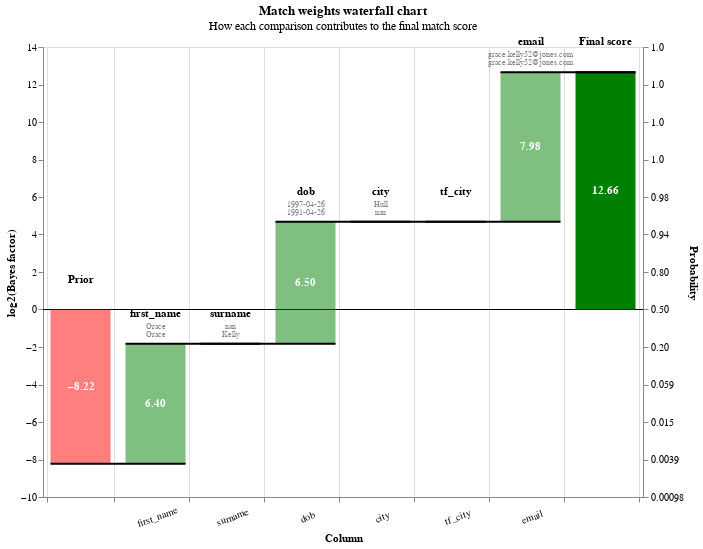

Notebook code for this chart:
### Markdown cell above
## Waterfall chart

The waterfall chart provides a means of visualising individual predictions to understand how Splink computed the final matchweight for a particular pairwise record comparison.

To plot a waterfall chart, the user chooses one or more records from the results of `linker.predict()`, and provides these records to the [`linker.waterfall_chart()`](https://moj-analytical-services.github.io/splink/linkerqa.html#splink.linker.Linker.waterfall_chart) function.

For an introduction to waterfall charts and how to interpret them, please see [this](https://www.youtube.com/watch?v=msz3T741KQI&t=507s) video.

### Code cell
records_to_view  = df_predictions.as_record_dict(limit=5)
linker.waterfall_chart(records_to_view, filter_nulls=False)

### Figure 1 — Vega-Lite specification as saved in the notebook (floating-point values rounded to 4 significant figures)
{"config": {"view": {"continuousWidth": 400, "continuousHeight": 300}}, "layer": [{"layer": [{"mark": "rule", "encoding": {"color": {"value": "black"}, "size": {"value": 0.5}, "y": {"field": "zero", "type": "quantitative"}}}, {"mark": {"type": "bar", "width": 60}, "encoding": {"color": {"condition": {"test": "(datum.log2_bayes_factor < 0)", "value": "red"}, "value": "green"}, "opacity": {"condition": {"test": "datum.column_name == 'Prior match weight' || datum.column_name == 'Final score'", "value": 1}, "value": 0.5}, "tooltip": [{"field": "column_name", "title": "Comparison column", "type": "nominal"}, {"field": "value_l", "title": "Value (L)", "type": "nominal"}, {"field": "value_r", "title": "Value (R)", "type": "nominal"}, {"field": "label_for_charts", "title": "Label", "type": "ordinal"}, {"field": "sql_condition", "title": "SQL condition", "type": "nominal"}, {"field": "comparison_vector_value", "title": "Comparison vector value", "type": "nominal"}, {"field": "bayes_factor", "format": ",.4f", "title": "Bayes factor = m/u", "type": "quantitative"}, {"field": "log2_bayes_factor", "format": ",.4f", "title": "Match weight = log2(m/u)", "type": "quantitative"}, {"field": "prob", "format": ".4f", "title": "Adjusted match score", "type": "quantitative"}, {"field": "bayes_factor_description", "title": "Match weight description", "type": "nominal"}], "x": {"axis": {"grid": true, "labelAlign": "center", "labelAngle": -20, "labelExpr": "datum.value == 'Prior' || datum.value == 'Final score' ? '' : datum.value", "labelPadding": 10, "tickBand": "extent", "title": "Column"}, "field": "column_name", "sort": {"field": "bar_sort_order", "order": "ascending"}, "type": "nominal"}, "y": {"axis": {"grid": false, "orient": "left", "title": "log2(Bayes factor)"}, "field": "previous_sum", "type": "quantitative"}, "y2": {"field": "sum"}}}, {"mark": {"type": "text", "fontWeight": "bold"}, "encoding": {"color": {"value": "white"}, "text": {"condition": {"test": "abs(datum.log2_bayes_factor) > 1", "field": "log2_bayes_factor", "format": ".2f", "type": "nominal"}, "value": ""}, "x": {"axis": {"labelAngle": -20, "title": "Column"}, "field": "column_name", "sort": {"field": "bar_sort_order", "order": "ascending"}, "type": "nominal"}, "y": {"axis": {"orient": "left"}, "field": "center", "type": "quantitative"}}}, {"mark": {"type": "text", "baseline": "bottom", "dy": -25, "fontWeight": "bold"}, "encoding": {"color": {"value": "black"}, "text": {"field": "column_name", "type": "nominal"}, "x": {"axis": {"labelAngle": -20, "title": "Column"}, "field": "column_name", "sort": {"field": "bar_sort_order", "order": "ascending"}, "type": "nominal"}, "y": {"field": "sum_top", "type": "quantitative"}}}, {"mark": {"type": "text", "baseline": "bottom", "dy": -13, "fontSize": 8}, "encoding": {"color": {"value": "grey"}, "text": {"field": "value_l", "type": "nominal"}, "x": {"axis": {"labelAngle": -20, "title": "Column"}, "field": "column_name", "sort": {"field": "bar_sort_order", "order": "ascending"}, "type": "nominal"}, "y": {"field": "sum_top", "type": "quantitative"}}}, {"mark": {"type": "text", "baseline": "bottom", "dy": -5, "fontSize": 8}, "encoding": {"color": {"value": "grey"}, "text": {"field": "value_r", "type": "nominal"}, "x": {"axis": {"labelAngle": -20, "title": "Column"}, "field": "column_name", "sort": {"field": "bar_sort_order", "order": "ascending"}, "type": "nominal"}, "y": {"field": "sum_top", "type": "quantitative"}}}]}, {"mark": {"type": "rule", "color": "black", "strokeWidth": 2, "x2Offset": 30, "xOffset": -30}, "encoding": {"x": {"axis": {"labelAngle": -20, "title": "Column"}, "field": "column_name", "sort": {"field": "bar_sort_order", "order": "ascending"}, "type": "nominal"}, "x2": {"field": "lead"}, "y": {"axis": {"labelExpr": "format(1 / (1 + pow(2, -1*datum.value)), '.2r')", "orient": "right", "title": "Probability"}, "field": "sum", "scale": {"zero": false}, "type": "quantitative"}}}], "data": {"name": "data-34632eb315999299be8899c997a9e38e"}, "height": 450, "params": [{"name": "record_number", "bind": {"input": "range", "max": 4, "min": 0, "step": 1}, "value": 0}], "resolve": {"axis": {"y": "independent"}}, "title": {"text": "Match weights waterfall chart", "subtitle": "How each comparison contributes to the final match score"}, "transform": [{"filter": "(datum.record_number == record_number)"}, {"window": [{"op": "sum", "field": "log2_bayes_factor", "as": "sum"}, {"op": "lead", "field": "column_name", "as": "lead"}], "frame": [null, 0]}, {"calculate": "datum.column_name === \"Final score\" ? datum.sum - datum.log2_bayes_factor : datum.sum", "as": "sum"}, {"calculate": "datum.lead === null ? datum.column_name : datum.lead", "as": "lead"}, {"calculate": "datum.column_name === \"Final score\" || datum.column_name === \"Prior match weight\" ? 0 : datum.sum - datum.log2_bayes_factor", "as": "previous_sum"}, {"calculate": "datum.sum > datum.previous_sum ? datum.column_name : \"\"", "as": "top_label"}, {"calculate": "datum.sum < datum.previous_sum ? datum.column_name : \"\"", "as": "bottom_label"}, {"calculate": "datum.sum > datum.previous_sum ? datum.sum : datum.previous_sum", "as": "sum_top"}, {"calculate": "datum.sum < datum.previous_sum ? datum.sum : datum.previous_sum", "as": "sum_bottom"}, {"calculate": "(datum.sum + datum.previous_sum) / 2", "as": "center"}, {"calculate": "(datum.log2_bayes_factor > 0 ? \"+\" : \"\") + datum.log2_bayes_factor", "as": "text_log2_bayes_factor"}, {"calculate": "datum.sum < datum.previous_sum ? 4 : -4", "as": "dy"}, {"calculate": "datum.sum < datum.previous_sum ? \"top\" : \"bottom\"", "as": "baseline"}, {"calculate": "1. / (1 + pow(2, -1.*datum.sum))", "as": "prob"}, {"calculate": "0*datum.sum", "as": "zero"}], "width": {"step": 75}, "$schema": "https://vega.github.io/schema/vega-lite/v5.9.3.json", "datasets": {"data-34632eb315999299be8899c997a9e38e": [{"column_name": "Prior", "label_for_charts": "Starting match weight (prior)", "sql_condition": null, "log2_bayes_factor": -8.225, "bayes_factor": 0.003343, "comparison_vector_value": null, "m_probability": null, "u_probability": null, "bayes_factor_description": null, "value_l": "", "value_r": "", "term_frequency_adjustment": null, "bar_sort_order": 0, "record_number": 0}, {"column_name": "first_name", "label_for_charts": "Exact match first_name", "sql_condition": "\"first_name_l\" = \"first_name_r\"", "log2_bayes_factor": 6.399, "bayes_factor": 84.39, "comparison_vector_value": 4, "m_probability": 0.4889, "u_probability": 0.005794, "bayes_factor_description": "If comparison level is `exact match first_name` then comparison is 84.39 times more likely to be a match", "value_l": "Grace", "value_r": "Grace", "term_frequency_adjustment": false, "bar_sort_order": 1, "record_number": 0}, {"column_name": "surname", "label_for_charts": "Null", "sql_condition": "\"surname_l\" IS NULL OR \"surname_r\" IS NULL", "log2_bayes_factor": 0.0, "bayes_factor": 1.0, "comparison_vector_value": -1, "m_probability": null, "u_probability": null, "bayes_factor_description": "If comparison level is `null` then comparison is 1.00 times more likely to be a match", "value_l": "nan", "value_r": "Kelly", "term_frequency_adjustment": false, "bar_sort_order": 2, "record_number": 0}, {"column_name": "dob", "label_for_charts": "Damerau_levenshtein <= 1", "sql_condition": "damerau_levenshtein(\"dob_l\", \"dob_r\") <= 1", "log2_bayes_factor": 6.501, "bayes_factor": 90.6, "comparison_vector_value": 4, "m_probability": 0.1489, "u_probability": 0.001644, "bayes_factor_description": "If comparison level is `damerau_levenshtein <= 1` then comparison is 90.60 times more likely to be a match", "value_l": "1997-04-26", "value_r": "1991-04-26", "term_frequency_adjustment": false, "bar_sort_order": 3, "record_number": 0}, {"column_name": "city", "label_for_charts": "Null", "sql_condition": "\"city_l\" IS NULL OR \"city_r\" IS NULL", "log2_bayes_factor": 0.0, "bayes_factor": 1.0, "comparison_vector_value": -1, "m_probability": null, "u_probability": null, "bayes_factor_description": "If comparison level is `null` then comparison is 1.00 times more likely to be a match", "value_l": "Hull", "value_r": "nan", "term_frequency_adjustment": false, "bar_sort_order": 4, "record_number": 0}, {"column_name": "tf_city", "label_for_charts": "Null", "sql_condition": "\"city_l\" IS NULL OR \"city_r\" IS NULL", "log2_bayes_factor": 0.0, "bayes_factor": 1.0, "comparison_vector_value": -1, "m_probability": null, "u_probability": null, "bayes_factor_description": "If comparison level is `null` then comparison is 1.00 times more likely to be a match", "value_l": "", "value_r": "", "term_frequency_adjustment": true, "bar_sort_order": 5, "record_number": 0}, {"column_name": "email", "label_for_charts": "Exact match email", "sql_condition": "\"email_l\" = \"email_r\"", "log2_bayes_factor": 7.979, "bayes_factor": 252.4, "comparison_vector_value": 3, "m_probability": 0.5536, "u_probability": 0.002194, "bayes_factor_description": "If comparison level is `exact match email` then comparison is 252.36 times more likely to be a match", "value_l": "grace.kelly52@jones.com", "value_r": "grace.kelly52@jones.com", "term_frequency_adjustment": false, "bar_sort_order": 6, "record_number": 0}, {"column_name": "Final score", "label_for_charts": "Final score", "sql_condition": null, "log2_bayes_factor": 12.66, "bayes_factor": 6450.0, "comparison_vector_value": null, "m_probability": null, "u_probability": null, "bayes_factor_description": null, "value_l": "", "value_r": "", "term_frequency_adjustment": null, "bar_sort_order": 7, "record_number": 0}, {"column_name": "Prior", "label_for_charts": "Starting match weight (prior)", "sql_condition": null, "log2_bayes_factor": -8.225, "bayes_factor": 0.003343, "comparison_vector_value": null, "m_probability": null, "u_probability": null, "bayes_factor_description": null, "value_l": "", "value_r": "", "term_frequency_adjustment": null, "bar_sort_order": 0, "record_number": 1}, {"column_name": "first_name", "label_for_charts": "Exact match first_name", "sql_condition": "\"first_name_l\" = \"first_name_r\"", "log2_bayes_factor": 6.399, "bayes_factor": 84.39, "comparison_vector_value": 4, "m_probability": 0.4889, "u_probability": 0.005794, "bayes_factor_description": "If comparison level is `exact match first_name` then comparison is 84.39 times more likely to be a match", "value_l": "Thomas", "value_r": "Thomas", "term_frequency_adjustment": false, "bar_sort_order": 1, "record_number": 1}, {"column_name": "surname", "label_for_charts": "Exact match surname", "sql_condition": "\"surname_l\" = \"surname_r\"", "log2_bayes_factor": 6.467, "bayes_factor": 88.44, "comparison_vector_value": 4, "m_probability": 0.4325, "u_probability": 0.00489, "bayes_factor_description": "If comparison level is `exact match surname` then comparison is 88.44 times more likely to be a match", "value_l": "Gabriel", "value_r": "Gabriel", "term_frequency_adjustment": false, "bar_sort_order": 2, "record_number": 1}, {"column_name": "dob", "label_for_charts": "Damerau_levenshtein <= 1", "sql_condition": "damerau_levenshtein(\"dob_l\", \"dob_r\") <= 1", "log2_bayes_factor": 6.501, "bayes_factor": 90.6, "comparison_vector_value": 4, "m_probability": 0.1489, "u_probability": 0.001644, "bayes_factor_description": "If comparison level is `damerau_levenshtein <= 1` then comparison is 90.60 times more likely to be a match", "value_l": "1976-09-15", "value_r": "1976-08-15", "term_frequency_adjustment": false, "bar_sort_order": 3, "record_number": 1}, {"column_name": "city", "label_for_charts": "Null", "sql_condition": "\"city_l\" IS NULL OR \"city_r\" IS NULL", "log2_bayes_factor": 0.0, "bayes_factor": 1.0, "comparison_vector_value": -1, "m_probability": null, "u_probability": null, "bayes_factor_description": "If comparison level is `null` then comparison is 1.00 times more likely to be a match", "value_l": "Loodon", "value_r": "nan", "term_frequency_adjustment": false, "bar_sort_order": 4, "record_number": 1}, {"column_name": "tf_city", "label_for_charts": "Null", "sql_condition": "\"city_l\" IS NULL OR \"city_r\" IS NULL", "log2_bayes_factor": 0.0, "bayes_factor": 1.0, "comparison_vector_value": -1, "m_probability": null, "u_probability": null, "bayes_factor_description": "If comparison level is `null` then comparison is 1.00 times more likely to be a match", "value_l": "", "value_r": "", "term_frequency_adjustment": true, "bar_sort_order": 5, "record_number": 1}, {"column_name": "email", "label_for_charts": "Null", "sql_condition": "\"email_l\" IS NULL OR \"email_r\" IS NULL", "log2_bayes_factor": 0.0, "bayes_factor": 1.0, "comparison_vector_value": -1, "m_probability": null, "u_probability": null, "bayes_factor_description": "If comparison level is `null` then comparison is 1.00 times more likely to be a match", "value_l": "gabriel.t54@nnichls.info", "value_r": "nan", "term_frequency_adjustment": false, "bar_sort_order": 6, "record_number": 1}, {"column_name": "Final score", "label_for_charts": "Final score", "sql_condition": null, "log2_bayes_factor": 11.14, "bayes_factor": 2261.0, "comparison_vector_value": null, "m_probability": null, "u_probability": null, "bayes_factor_description": null, "value_l": "", "value_r": "", "term_frequency_adjustment": null, "bar_sort_order": 7, "record_number": 1}, {"column_name": "Prior", "label_for_charts": "Starting match weight (prior)", "sql_condition": null, "log2_bayes_factor": -8.225, "bayes_factor": 0.003343, "comparison_vector_value": null, "m_probability": null, "u_probability": null, "bayes_factor_description": null, "value_l": "", "value_r": "", "term_frequency_adjustment": null, "bar_sort_order": 0, "record_number": 2}, {"column_name": "first_name", "label_for_charts": "Exact match first_name", "sql_condition": "\"first_name_l\" = \"first_name_r\"", "log2_bayes_factor": 6.399, "bayes_factor": 84.39, "comparison_vector_value": 4, "m_probability": 0.4889, "u_probability": 0.005794, "bayes_factor_description": "If comparison level is `exact match first_name` then comparison is 84.39 times more likely to be a match", "value_l": "Thomas", "value_r": "Thomas", "term_frequency_adjustment": false, "bar_sort_order": 1, "record_number": 2}, {"column_name": "surname", "label_for_charts": "Exact match surname", "sql_condition": "\"surname_l\" = \"surname_r\"", "log2_bayes_factor": 6.467, "bayes_factor": 88.44, "comparison_vector_value": 4, "m_probability": 0.4325, "u_probability": 0.00489, "bayes_factor_description": "If comparison level is `exact match surname` then comparison is 88.44 times more likely to be a match", "value_l": "Gabriel", "value_r": "Gabriel", "term_frequency_adjustment": false, "bar_sort_order": 2, "record_number": 2}, {"column_name": "dob", "label_for_charts": "Damerau_levenshtein <= 1", "sql_condition": "damerau_levenshtein(\"dob_l\", \"dob_r\") <= 1", "log2_bayes_factor": 6.501, "bayes_factor": 90.6, "comparison_vector_value": 4, "m_probability": 0.1489, "u_probability": 0.001644, "bayes_factor_description": "If comparison level is `damerau_levenshtein <= 1` then comparison is 90.60 times more likely to be a match", "value_l": "1976-09-15", "value_r": "1976-08-15", "term_frequency_adjustment": false, "bar_sort_order": 3, "record_number": 2}, {"column_name": "city", "label_for_charts": "Null", "sql_condition": "\"city_l\" IS NULL OR \"city_r\" IS NULL", "log2_bayes_factor": 0.0, "bayes_factor": 1.0, "comparison_vector_value": -1, "m_probability": null, "u_probability": null, "bayes_factor_description": "If comparison level is `null` then comparison is 1.00 times more likely to be a match", "value_l": "London", "value_r": "nan", "term_frequency_adjustment": false, "bar_sort_order": 4, "record_number": 2}, {"column_name": "tf_city", "label_for_charts": "Null", "sql_condition": "\"city_l\" IS NULL OR \"city_r\" IS NULL", "log2_bayes_factor": 0.0, "bayes_factor": 1.0, "comparison_vector_value": -1, "m_probability": null, "u_probability": null, "bayes_factor_description": "If comparison level is `null` then comparison is 1.00 times more likely to be a match", "value_l": "", "value_r": "", "term_frequency_adjustment": true, "bar_sort_order": 5, "record_number": 2}, {"column_name": "email", "label_for_charts": "Null", "sql_condition": "\"email_l\" IS NULL OR \"email_r\" IS NULL", "log2_bayes_factor": 0.0, "bayes_factor": 1.0, "comparison_vector_value": -1, "m_probability": null, "u_probability": null, "bayes_factor_description": "If comparison level is `null` then comparison is 1.00 times more likely to be a match", "value_l": "gabriel.t54@nichols.info", "value_r": "nan", "term_frequency_adjustment": false, "bar_sort_order": 6, "record_number": 2}, {"column_name": "Final score", "label_for_charts": "Final score", "sql_condition": null, "log2_bayes_factor": 11.14, "bayes_factor": 2261.0, "comparison_vector_value": null, "m_probability": null, "u_probability": null, "bayes_factor_description": null, "value_l": "", "value_r": "", "term_frequency_adjustment": null, "bar_sort_order": 7, "record_number": 2}, {"column_name": "Prior", "label_for_charts": "Starting match weight (prior)", "sql_condition": null, "log2_bayes_factor": -8.225, "bayes_factor": 0.003343, "comparison_vector_value": null, "m_probability": null, "u_probability": null, "bayes_factor_description": null, "value_l": "", "value_r": "", "term_frequency_adjustment": null, "bar_sort_order": 0, "record_number": 3}, {"column_name": "first_name", "label_for_charts": "Exact match first_name", "sql_condition": "\"first_name_l\" = \"first_name_r\"", "log2_bayes_factor": 6.399, "bayes_factor": 84.39, "comparison_vector_value": 4, "m_probability": 0.4889, "u_probability": 0.005794, "bayes_factor_description": "If comparison level is `exact match first_name` then comparison is 84.39 times more likely to be a match", "value_l": "Theodore", "value_r": "Theodore", "term_frequency_adjustment": false, "bar_sort_order": 1, "record_number": 3}, {"column_name": "surname", "label_for_charts": "All other comparisons", "sql_condition": "ELSE", "log2_bayes_factor": -2.072, "bayes_factor": 0.2378, "comparison_vector_value": 0, "m_probability": 0.2348, "u_probability": 0.9876, "bayes_factor_description": "If comparison level is `all other comparisons` then comparison is  4.21 times less likely to be a match", "value_l": "Morris", "value_r": "Marshall", "term_frequency_adjustment": false, "bar_sort_order": 2, "record_number": 3}, {"column_name": "dob", "label_for_charts": "Within 10 years", "sql_condition": "\n            abs(date_diff('year',\n                strptime(\"dob_l\", '%Y-%m-%d'),\n                strptime(\"dob_r\", '%Y-%m-%d'))\n                ) <= 10\n        ", "log2_bayes_factor": -0.7659, "bayes_factor": 0.5881, "comparison_vector_value": 1, "m_probability": 0.1786, "u_probability": 0.3037, "bayes_factor_description": "If comparison level is `within 10 years` then comparison is  1.70 times less likely to be a match", "value_l": "1978-08-19", "value_r": "1972-07-25", "term_frequency_adjustment": false, "bar_sort_order": 3, "record_number": 3}, {"column_name": "city", "label_for_charts": "Exact match", "sql_condition": "\"city_l\" = \"city_r\"", "log2_bayes_factor": 3.346, "bayes_factor": 10.17, "comparison_vector_value": 1, "m_probability": 0.5607, "u_probability": 0.05515, "bayes_factor_description": "If comparison level is `exact match` then comparison is 10.17 times more likely to be a match", "value_l": "Birmingham", "value_r": "Birmingham", "term_frequency_adjustment": false, "bar_sort_order": 4, "record_number": 3}, {"column_name": "tf_city", "label_for_charts": "Term freq adjustment on city with weight {cl.tf_adjustment_weight}", "sql_condition": "\"city_l\" = \"city_r\"", "log2_bayes_factor": 0.1646, "bayes_factor": 1.121, "comparison_vector_value": 1, "m_probability": null, "u_probability": null, "bayes_factor_description": "Term frequency adjustment on city makes comparison 1.12 times more likely to be a match", "value_l": "Birmingham", "value_r": "Birmingham", "term_frequency_adjustment": true, "bar_sort_order": 5, "record_number": 3}, {"column_name": "email", "label_for_charts": "Null", "sql_condition": "\"email_l\" IS NULL OR \"email_r\" IS NULL", "log2_bayes_factor": 0.0, "bayes_factor": 1.0, "comparison_vector_value": -1, "m_probability": null, "u_probability": null, "bayes_factor_description": "If comparison level is `null` then comparison is 1.00 times more likely to be a match", "value_l": "t.m39@brooks-sawyer.com", "value_r": "nan", "term_frequency_adjustment": false, "bar_sort_order": 6, "record_number": 3}, {"column_name": "Final score", "label_for_charts": "Final score", "sql_condition": null, "log2_bayes_factor": -1.153, "bayes_factor": 0.4496, "comparison_vector_value": null, "m_probability": null, "u_probability": null, "bayes_factor_description": null, "value_l": "", "value_r": "", "term_frequency_adjustment": null, "bar_sort_order": 7, "record_number": 3}, {"column_name": "Prior", "label_for_charts": "Starting match weight (prior)", "sql_condition": null, "log2_bayes_factor": -8.225, "bayes_factor": 0.003343, "comparison_vector_value": null, "m_probability": null, "u_probability": null, "bayes_factor_description": null, "value_l": "", "value_r": "", "term_frequency_adjustment": null, "bar_sort_order": 0, "record_number": 4}, {"column_name": "first_name", "label_for_charts": "Exact match first_name", "sql_condition": "\"first_name_l\" = \"first_name_r\"", "log2_bayes_factor": 6.399, "bayes_factor": 84.39, "comparison_vector_value": 4, "m_probability": 0.4889, "u_probability": 0.005794, "bayes_factor_description": "If comparison level is `exact match first_name` then comparison is 84.39 times more likely to be a match", "value_l": "Theodore", "value_r": "Theodore", "term_frequency_adjustment": false, "bar_sort_order": 1, "record_number": 4}, {"column_name": "surname", "label_for_charts": "All other comparisons", "sql_condition": "ELSE", "log2_bayes_factor": -2.072, "bayes_factor": 0.2378, "comparison_vector_value": 0, "m_probability": 0.2348, "u_probability": 0.9876, "bayes_factor_description": "If comparison level is `all other comparisons` then comparison is  4.21 times less likely to be a match", "value_l": "Morris", "value_r": "Marshall", "term_frequency_adjustment": false, "bar_sort_order": 2, "record_number": 4}, {"column_name": "dob", "label_for_charts": "Within 10 years", "sql_condition": "\n            abs(date_diff('year',\n                strptime(\"dob_l\", '%Y-%m-%d'),\n                strptime(\"dob_r\", '%Y-%m-%d'))\n                ) <= 10\n        ", "log2_bayes_factor": -0.7659, "bayes_factor": 0.5881, "comparison_vector_value": 1, "m_probability": 0.1786, "u_probability": 0.3037, "bayes_factor_description": "If comparison level is `within 10 years` then comparison is  1.70 times less likely to be a match", "value_l": "1978-08-19", "value_r": "1972-07-25", "term_frequency_adjustment": false, "bar_sort_order": 3, "record_number": 4}, {"column_name": "city", "label_for_charts": "Exact match", "sql_condition": "\"city_l\" = \"city_r\"", "log2_bayes_factor": 3.346, "bayes_factor": 10.17, "comparison_vector_value": 1, "m_probability": 0.5607, "u_probability": 0.05515, "bayes_factor_description": "If comparison level is `exact match` then comparison is 10.17 times more likely to be a match", "value_l": "Birmingham", "value_r": "Birmingham", "term_frequency_adjustment": false, "bar_sort_order": 4, "record_number": 4}, {"column_name": "tf_city", "label_for_charts": "Term freq adjustment on city with weight {cl.tf_adjustment_weight}", "sql_condition": "\"city_l\" = \"city_r\"", "log2_bayes_factor": 0.1646, "bayes_factor": 1.121, "comparison_vector_value": 1, "m_probability": null, "u_probability": null, "bayes_factor_description": "Term frequency adjustment on city makes comparison 1.12 times more likely to be a match", "value_l": "Birmingham", "value_r": "Birmingham", "term_frequency_adjustment": true, "bar_sort_order": 5, "record_number": 4}, {"column_name": "email", "label_for_charts": "Null", "sql_condition": "\"email_l\" IS NULL OR \"email_r\" IS NULL", "log2_bayes_factor": 0.0, "bayes_factor": 1.0, "comparison_vector_value": -1, "m_probability": null, "u_probability": null, "bayes_factor_description": "If comparison level is `null` then comparison is 1.00 times more likely to be a match", "value_l": "t.m39@brooks-sawyer.com", "value_r": "nan", "term_frequency_adjustment": false, "bar_sort_order": 6, "record_number": 4}, {"column_name": "Final score", "label_for_charts": "Final score", "sql_condition": null, "log2_bayes_factor": -1.153, "bayes_factor": 0.4496, "comparison_vector_value": null, "m_probability": null, "u_probability": null, "bayes_factor_description": null, "value_l": "", "value_r": "", "term_frequency_adjustment": null, "bar_sort_order": 7, "record_number": 4}]}}
